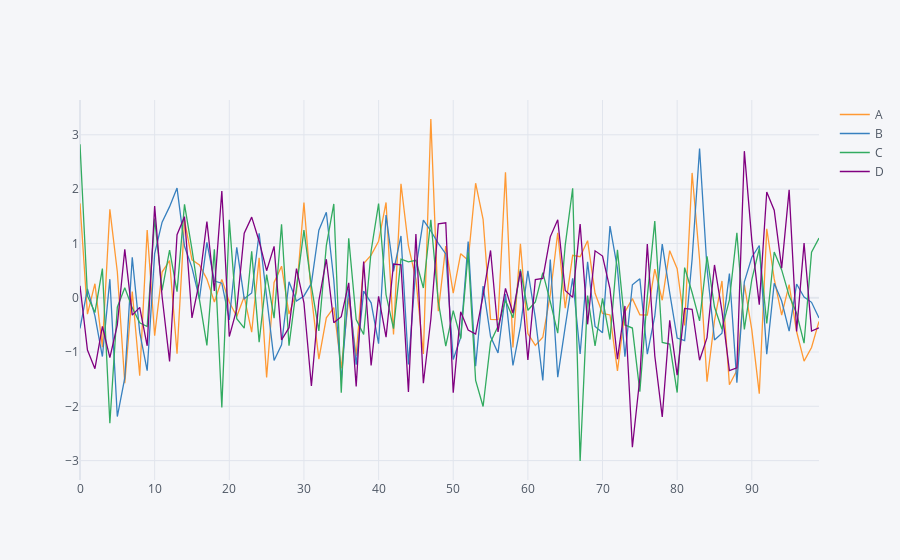

Notebook source saved alongside this figure:
### Markdown cell above
**Ao tentar usar o Cufflinks veja o resultado**

### Code cell
# tenta realizar contato com uma conta no Plotly por isso tem que usar o mod offline
df.iplot()
